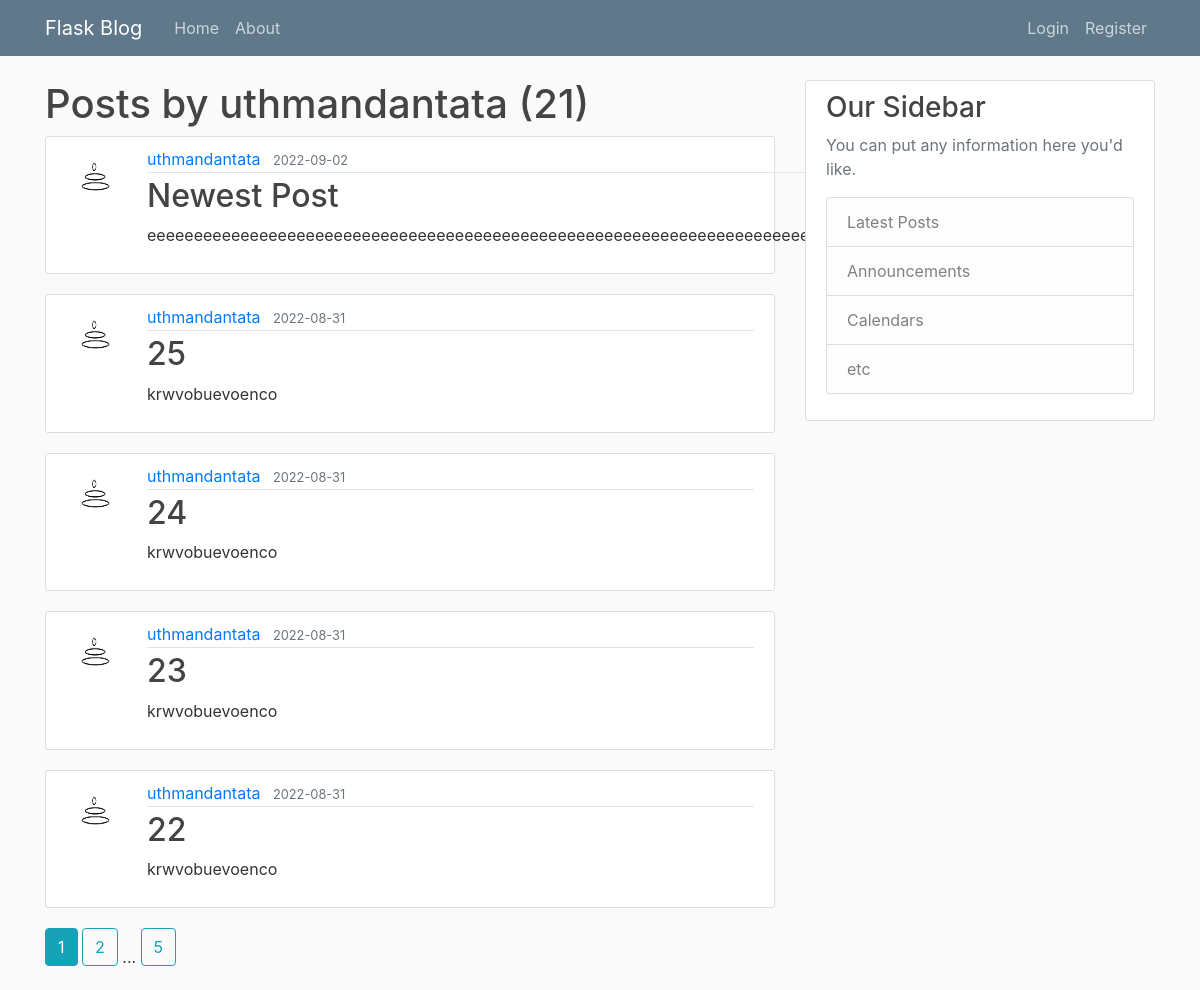
The page /user/uthmandantata on the database its author committed.
### blog/models.py (models this page shows, shortened)
class User(db.Model, UserMixin):
    id = db.Column(db.Integer, primary_key=True)
    username = db.Column(db.String(20), unique=True, nullable=False)
    email = db.Column(db.String(120), unique=True, nullable=False)
    image_file = db.Column(db.String(20), nullable=False,
                           default='default.png')
    password = db.Column(db.String(60), nullable=False)
    posts = db.relationship('Post', backref='author', lazy=True)

class Post(db.Model):
    id = db.Column(db.Integer, primary_key=True)
    title = db.Column(db.String(100), nullable=False)
    date_posted = db.Column(db.DateTime, nullable=False,
                            default=datetime.utcnow)
    content = db.Column(db.Text, nullable=False)
    user_id = db.Column(db.Integer, db.ForeignKey('user.id'), nullable=False)

### blog/users/routes.py (the view)
@users.route("/user/<string:username>")
def user_posts(username):
    page = request.args.get('page', 1, type=int)
    user = User.query.filter_by(username=username).first_or_404()
    posts = Post.query.filter_by(author=user)\
        .order_by(Post.date_posted.desc())\
        .paginate(page=page, per_page=5)
    return render_template('user_posts.html', posts=posts, user=user)

### blog/templates/user_posts.html (shortened to what this page needs)
{% extends 'layout.html' %} {% block content %}
<h1 class="nb-3">Posts by {{ user.username}} ({{ posts.total }})</h1>
{% for post in posts.items%}
<article class="media content-section">
  <img src="{{url_for('static', filename='profile_pics/' + post.author.image_file)}}" class="rounded-circle article-img" alt="">
  <div class="media-body">
    <div class="article-metadata">
      <a class="mr-2" href="{{ url_for('users.user_posts', username=post.author.username )}}">{{ post.author.username }}</a>
      <small class="text-muted">{{ post.date_posted.strftime('%Y-%m-%d') }}</small>
    </div>
    <h2><a class="article-title" href="{{url_for('posts.post', post_id=post.id)}}">{{ post.title }}</a></h2>
    <p class="article-content">{{ post.content }}</p>
  </div>
</article>
{% endfor %}
{% for page_num in posts.iter_pages(left_edge=1, right_edge=1, left_current=1, right_current=2) %}
  {% if page_num %}
    {% if posts.page ==page_num %}
      <a class="btn btn-info mb-4" href="{{ url_for('users.user_posts', username = user.username, page=page_num)}}">{{ page_num }}</a>
    {% else %}
      <a class="btn btn-outline-info mb-4" href="{{ url_for('users.user_posts',username = user.username, page=page_num)}}">{{ page_num }}</a>
    {% endif %}
  {% else %}
  ...
  {% endif %}
{% endfor %}
{% endblock content %}

### blog/templates/layout.html (shortened to what this page needs)
<!DOCTYPE html>
<html>
<head>
    <link rel="stylesheet" href="https://maxcdn.bootstrapcdn.com/bootstrap/4.0.0/css/bootstrap.min.css">
    <link rel="stylesheet" type="text/css" href="{{ url_for('static', filename='main.css') }}">
</head>
<body>
    <header class="site-header">
      <nav class="navbar navbar-expand-md navbar-dark bg-steel fixed-top">
        <div class="container">
          <a class="navbar-brand mr-4" href="/">Flask Blog</a>
          <div class="collapse navbar-collapse" id="navbarToggle">
            <div class="navbar-nav mr-auto">
              <a class="nav-item nav-link" href="{{ url_for('main.home') }}">Home</a>
              <a class="nav-item nav-link" href="{{ url_for('main.about') }}">About</a>
            </div>
            <div class="navbar-nav">
              {% if current_user.is_authenticated %}
              <a class="nav-item nav-link" href="{{ url_for('posts.new_post') }}">New Post</a>
              <a class="nav-item nav-link" href="{{ url_for('users.logout') }}">Logout</a>
              <a class="nav-item nav-link" href="{{ url_for('users.account') }}">Account</a>
              {% else %}
              <a class="nav-item nav-link" href="{{ url_for('users.login') }}">Login</a>
              <a class="nav-item nav-link" href="{{ url_for('users.register') }}">Register</a>
              {% endif %}
            </div>
          </div>
        </div>
      </nav>
    </header>
    <main role="main" class="container">
      <div class="row">
        <div class="col-md-8">
          {% block content %}{% endblock %}
        </div>
        <div class="col-md-4">
          <div class="content-section">
            <h3>Our Sidebar</h3>
            <p class='text-muted'>You can put any information here you'd like.
              <ul class="list-group">
                <li class="list-group-item list-group-item-light">Latest Posts</li>
                <li class="list-group-item list-group-item-light">Announcements</li>
                <li class="list-group-item list-group-item-light">Calendars</li>
                <li class="list-group-item list-group-item-light">etc</li>
              </ul>
            </p>
          </div>
        </div>
      </div>
    </main>
</body>
</html>

### blog/static/main.css (style rules this page uses)
body { background: #fafafa; color: #333333; margin-top: 5rem; }
h1, h2, h3, h4, h5, h6 { color: #444444; }
.bg-steel { background-color: #5f788a; }
.site-header .navbar-nav .nav-link { color: #cbd5db; }
.content-section { background: #ffffff; padding: 10px 20px; border: 1px solid #dddddd; border-radius: 3px; margin-bottom: 20px; }
.article-title { color: #444444; }
.article-content { white-space: pre-line; }
.article-img { height: 65px; width: 65px; margin-right: 16px; }
.article-metadata { padding-bottom: 1px; margin-bottom: 4px; border-bottom: 1px solid #e3e3e3 }

### rows shown on the page
User: username "uthmandantata"
Post: image_file (picture), author.username "uthmandantata", date_posted "2022-09-02", title "Newest Post", content "eeeeeeeeeeeeeeeeeeeeeeeeeeeeeeeeeeeeeeeeeeeeeeeeeeeeeeeeeeeeeeeeeeeeeeeeeeeeeeeeeeeeeeeeeeeeeeeeeeeeeeeeeeee"
Post: image_file (picture), author.username "uthmandantata", date_posted "2022-08-31", title "25", content "krwvobuevoenco"
Post: image_file (picture), author.username "uthmandantata", date_posted "2022-08-31", title "24", content "krwvobuevoenco"
Post: image_file (picture), author.username "uthmandantata", date_posted "2022-08-31", title "23", content "krwvobuevoenco"
Post: image_file (picture), author.username "uthmandantata", date_posted "2022-08-31", title "22", content "krwvobuevoenco"

### other values the page prints
{{ posts.total }} "21"
{{ page_num }} "1"
{{ page_num }} "2" "5"
